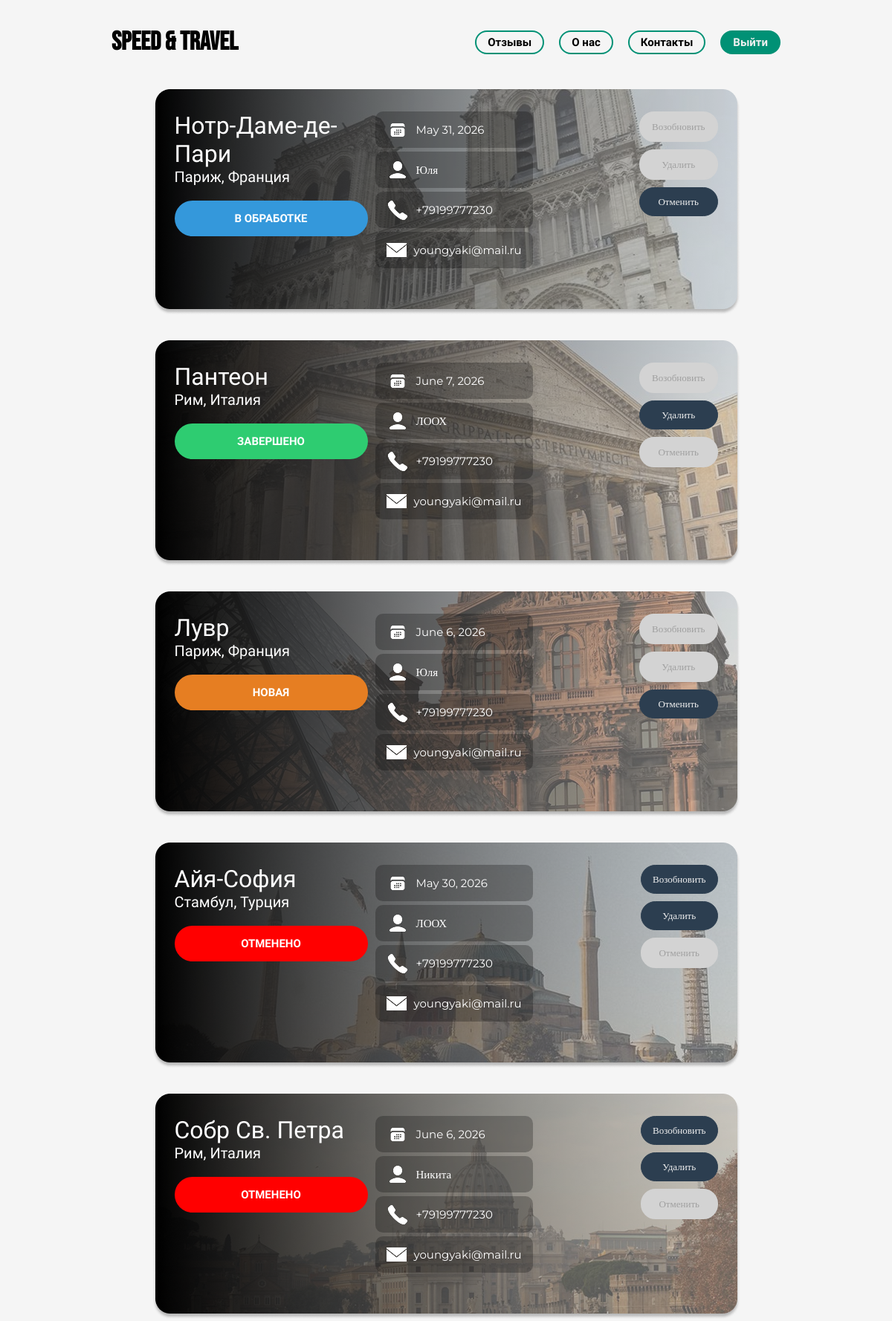
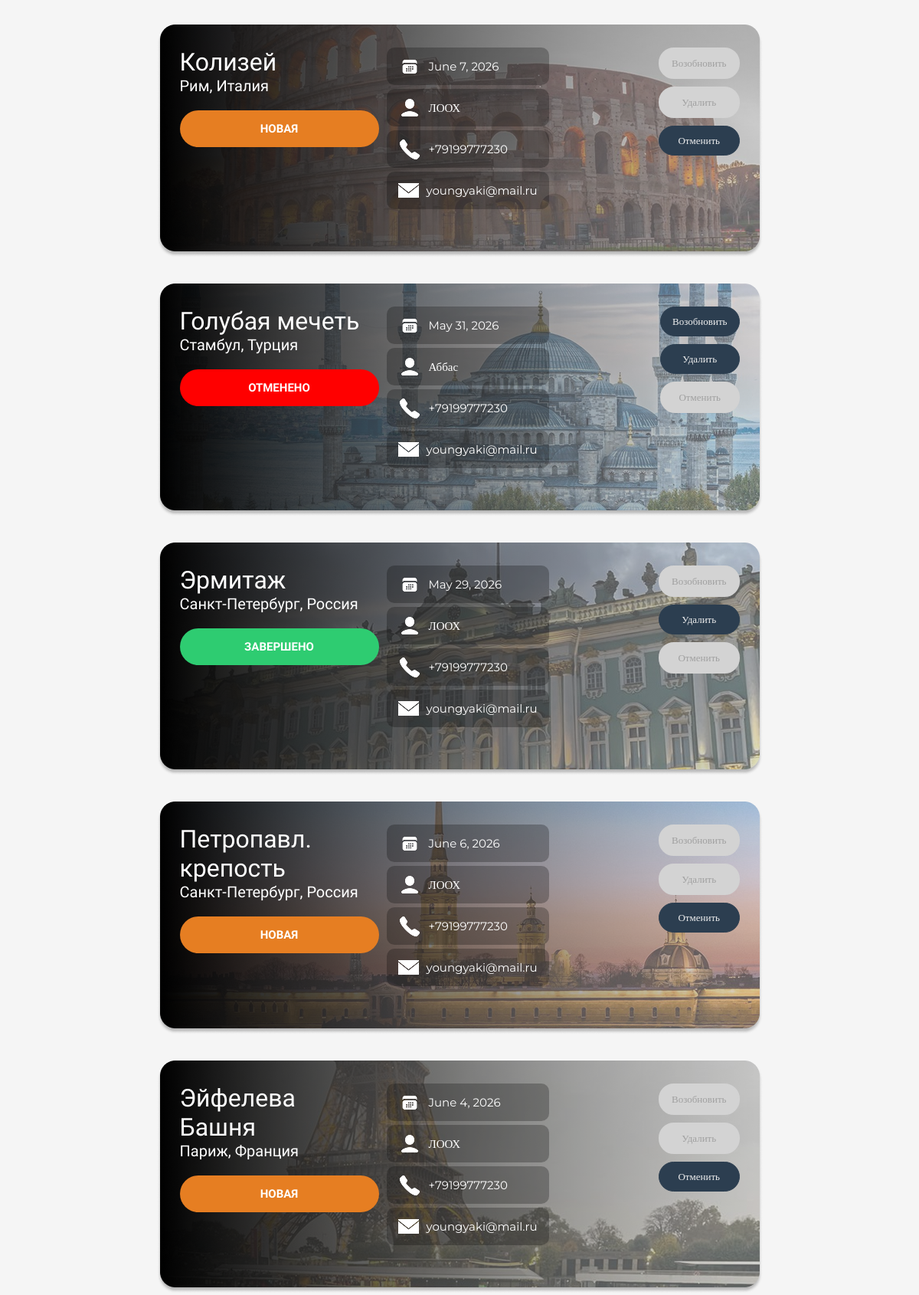
Screenshot of /my_tour/ (signed in, upper part) with the database file from the repository (2 pictures, top to bottom).
### main/models.py (models this page shows, shortened)
class Tour(models.Model):
    DIRECTION = [
        ('Phuket','Пхукет, Таиланд'),
        ('Hurghada','Хургада, Египет'),
        ('Bali','Бали, Индонезия'),
        ('Male','Мале, Мальдивы'),
        ('Zermatt','Церматт, Швейцария'),
        ('Grindelwald','Гриндельвальд, Швейцария'),
        ('Chamonix','Шамони, Франция'),
        ('Caruiso','Каруизо, Италия'),
        ('Paris','Париж, Франция'),
        ('Rome','Рим, Италия'),
        ('Istanbul','Стамбул, Турция'),
        ('Saint-Petersburg','Санкт-Петербург, Россия')
    ]
    STATUS_CHOICES = [
        ('pending','НОВАЯ'),
        ('processing','В ОБРАБОТКЕ'),
        ('completed','ЗАВЕРШЕНО'),
        ('cancel','ОТМЕНЕНО'),
    ]
    status = models.CharField(choices=STATUS_CHOICES, default="pending")
    direction = models.CharField(max_length=100, choices=DIRECTION, verbose_name="Направление")
    departure_date = models.DateField(verbose_name="Дата выезда", validators=[validation_date])
    name = models.CharField(max_length=15, verbose_name="Имя")
    surname = models.CharField(max_length=15, verbose_name="Фамилия")
    patronymic = models.CharField(max_length=15, verbose_name="Отчество", blank=True)
    number = models.CharField(max_length=20, verbose_name="Телефон")
    email = models.CharField(max_length=50, verbose_name="Email")
    personal_data = models.BooleanField(default=False, verbose_name="Согласие на обработку персональных данных")
    advertise_valls = models.BooleanField(default=False, verbose_name="Согласие на получение рекламы и звонков")
    class Meta:
        abstract = True

class ExcursionTour(Tour):
    PARIS_EXCURSION = [
        ('eifell_tower','Эйфелева Башня'),
        ('louvre','Лувр'),
        ('notre_dame','Нотр-Даме-де-Пари')
    ]
    ROME_EXCURSION = [
        ('coliseum','Колизей'),
        ('pantheon','Пантеон'),
        ('st_peter','Собр Св. Петра')
    ]
    ISTANBUL_EXCURSION = [
        ('hagua_sophia','Айя-София'),
        ('blue_mosque','Голубая мечеть')
    ]
    SAINT_PETERBURG = [
        ('hermitage','Эрмитаж'),
        ('peter_paul','Петропавл. крепость')
    ]
    paris_excursion = models.CharField(choices=PARIS_EXCURSION, verbose_name="Экскурсия в Париж, Франция", blank=True)
    rome_excursion = models.CharField(choices=ROME_EXCURSION, verbose_name="Экскурсия в Рим, Италия", blank=True)
    istanbul_excursion = models.CharField(choices=ISTANBUL_EXCURSION, verbose_name="Экскурсия в Стамбул, Турция", blank=True)
    saint_excursion = models.CharField(choices=SAINT_PETERBURG, verbose_name="Экскурсия в Санкт-Петербург, Россия", blank=True)
    user = models.ForeignKey(User, on_delete=models.CASCADE, null=True, blank=True)

### main/views.py (the view)
@login_required
def my_tour(request):
    excursion_tours = ExcursionTour.objects.filter(user=request.user)
    beach_tours = BeachTour.objects.filter(user=request.user)
    ski_tours = SkiTour.objects.filter(user=request.user)
    tours = []
    for tour in excursion_tours:
        tours.append(tour)
    for tour in beach_tours:
        tours.append(tour)
    for tour in ski_tours:
        tours.append(tour)
    if not tours:
        return render(request, 'main/null.html')
    return render(request, 'main/my_tour.html', {
        'tours': tours
    })

### main/templates/main/my_tour.html (shortened to what this page needs)
<!DOCTYPE html>
<html lang="en">
<head>
    {% load static %}
    <link rel="stylesheet" href="{% static 'main/css/my_tour.css'%}">
    <link rel="stylesheet" href="{% static 'main/css/font.css'%}">
    <link rel="stylesheet" href="{% static 'main/css/notification.css'%}">
</head>
<body>
    <section class="header-section">
        <nav class="menu-header">
            <div class="logo-header">
                <a href="{% url 'index'%}">
                    <p>Speed & Travel</p>
                </a>
            </div>
            <div class="contact-info">
                <p id="id_reviews">Отзывы</p>
                <p id="id_aboutUs">О нас</p>
                <p id="contacts">Контакты</p>
                {% if user.is_authenticated %}
                    <a href="{% url 'logout' %}">
                        <p class="login-register">Выйти</p>
                    </a>
                {% else %}
                    <a href="{% url 'login' %}">
                        <p class="login-register">Войти</p>
                    </a>
                {% endif  %}
            </div>
        </nav>
    </section>
    <section class="main">
        <div class="tourList">
            {% for tour in tours %}
                <div class="tour">
                    <div class="header">
                        <div class="img">
                            {% if tour.paris_excursion == "eifell_tower" %}
                                <img src="{% static 'main/images/EiffelTower.png' %}">
                            {% elif tour.paris_excursion == "louvre" %}
                                <img src="{% static 'main/images/Louvre.png' %}">
                            {% elif tour.paris_excursion == "notre_dame" %}
                                <img src="{% static 'main/images/NotreDame.png' %}">
                            {% elif tour.rome_excursion == "coliseum" %}
                                <img src="{% static 'main/images/Coliseum.png' %}">
                            {% elif tour.rome_excursion == "pantheon" %}
                                <img src="{% static 'main/images/Pantheon.png' %}">
                            {% elif tour.rome_excursion == "st_peter" %}
                                <img src="{% static 'main/images/StPeter.png' %}">
                            {% elif tour.istanbul_excursion == "hagua_sophia" %}
                                <img src="{% static 'main/images/HaguaSophia.png' %}">
                            {% elif tour.istanbul_excursion == "blue_mosque" %}
                                <img src="{% static 'main/images/BlueMosque.png' %}">
                            {% elif tour.saint_excursion == "hermitage" %}
                                <img src="{% static 'main/images/Hermitage.png' %}">
                            {% elif tour.saint_excursion == "peter_paul" %}
                                <img src="{% static 'main/images/PeterPaul.png' %}">
                            {% elif tour.phuket_beach == "patong" %}
                                <img src="{% static 'main/images/Patong.png' %}">
                            {% elif tour.phuket_beach == "kata" %}
                                <img src="{% static 'main/images/Kata.png' %}">
                            {% elif tour.hurghada_beach == "sahl_hasheesh" %}
                                <img src="{% static 'main/images/SahlHasheesh.png' %}">
                            {% elif tour.hurghada_beach == "el_gouna" %}
                                <img src="{% static 'main/images/ElGouna.png' %}">
                            {% elif tour.bali_beach == "kuta" %}
                                <img src="{% static 'main/images/Kuta.png' %}">
                            {% elif tour.bali_beach == "nusa_dua" %}
                                <img src="{% static 'main/images/NusaDua.png' %}">
                            {% elif tour.male_beach == "ari_atoll" %}
                                <img src="{% static 'main/images/AriAtoll.png' %}">
                            {% elif tour.male_beach == "baa_atoll" %}
                                <img src="{% static 'main/images/BaaAtoll.png' %}">
                            {% elif tour.zermatt_ski == "matterhorn" %}
                                <img src="{% static 'main/images/Matterhorn.png' %}">
                            {% elif tour.grindelwald_ski == "iger" %}
                                <img src="{% static 'main/images/Iger.png' %}">
                            {% elif tour.caruiso_ski == "ValGardena" %}
                                <img src="{% static 'main/images/ValGardena.png' %}">
                            {% elif tour.caruiso_ski == "GranSanBernardo" %}
                                <img src="{% static 'main/images/GranSanBernardo.png' %}">
                            {% endif %}
                            <div class="text">
                                {% if tour.paris_excursion == "eifell_tower" %}
                                    {{tour.get_paris_excursion_display}}
                                {% elif tour.paris_excursion == "louvre" %}
                                    {{tour.get_paris_excursion_display}}
                                {% elif tour.paris_excursion == "notre_dame" %}
                                    {{tour.get_paris_excursion_display}}
                                {% elif tour.rome_excursion == "coliseum" %}
                                    {{tour.get_rome_excursion_display}}
                                {% elif tour.rome_excursion == "pantheon" %}
                                    {{tour.get_rome_excursion_display}}
                                {% elif tour.rome_excursion == "st_peter" %}
                                    {{tour.get_rome_excursion_display}}
                                {% elif tour.istanbul_excursion == "hagua_sophia" %}
                                    {{tour.get_istanbul_excursion_display}}
                                {% elif tour.istanbul_excursion == "blue_mosque" %}
                                    {{tour.get_istanbul_excursion_display}}
                                {% elif tour.saint_excursion == "hermitage" %}
                                    {{tour.get_saint_excursion_display}}
                                {% elif tour.saint_excursion == "peter_paul" %}
                                    {{tour.get_saint_excursion_display}}
                                {% elif tour.phuket_beach == "patong" %}
                                    {{tour.get_phuket_beach_display}}
                                {% elif tour.phuket_beach == "kata" %}
                                    {{tour.get_phuket_beach_display}}
                                {% elif tour.hurghada_beach == "sahl_hasheesh" %}
                                    {{tour.get_hurghada_beach_display}}
                                {% elif tour.hurghada_beach == "el_gouna" %}
                                    {{tour.get_hurghada_beach_display}}
                                {% elif tour.bali_beach == "kuta" %}
                                    {{tour.get_bali_beach_display}}
                                {% elif tour.bali_beach == "nusa_dua" %}
                                    {{tour.get_bali_beach_display}}
                                {% elif tour.male_beach == "ari_atoll" %}
                                    {{tour.get_male_beach_display}}
                                {% elif tour.male_beach == "baa_atoll" %}
                                    {{tour.get_male_beach_display}}
                                {% elif tour.zermatt_ski == "matterhorn" %}
                                    {{tour.get_zermatt_ski_display}}
                                {% elif tour.grindelwald_ski == "iger" %}
                                    {{tour.get_grindelwald_ski_display}}
                                {% elif tour.caruiso_ski == "ValGardena" %}
                                    {{tour.get_caruiso_ski_display}}
                                {% elif tour.caruiso_ski == "GranSanBernardo" %}
                                    {{tour.get_caruiso_ski_display}}
                                {% endif %}
                                <p class="direction">{{tour.get_direction_display}}</p>
                                <div class="text-status-{{tour.status}}">
                                    <p>{{tour.get_status_display}}</p>
                                </div>
                            </div>
                            <div class="data">
                                <div class="date">
                                    <img src="{% static 'main/images/dateIcon.png' %}">
                                    <p>{{tour.departure_date}}</p>
                                </div>
                                <div class="name">
                                    <img src="{% static 'main/images/userIcon.png' %}">
                                    <p>{{tour.name}}</p>
                                </div>
                                <div class="number">
                                    <img src="{% static 'main/images/phoneIcon.png' %}">
                                    <p>{{tour.number}}</p>
                                </div>
                                <div class="email">
                                    <img src="{% static 'main/images/emailIcon.png' %}">
                                    <p>{{tour.email}}</p>
                                </div>
                            </div>
                            <div class="button">
                                {% if tour.status == "cancel" %}
                                <a href="{% url 'restart_tour' tour.id %}">
                                    <button>Возобновить</button>
                                </a>
                                <a href="{% url 'delete_tour' tour.id %}">
                                    <button>Удалить</button>
                                </a>
                                <a href="#">
                                    <button class="disabled-btn">Отменить</button>
                                </a>
                                {% elif tour.status == "completed" %}
                                <a href="#">
                                    <button class="disabled-btn">Возобновить</button>
                                </a>
                                <a href="{% url 'delete_tour' tour.id %}">
                                    <button>Удалить</button>
                                </a>
                                 <a href="#">
                                    <button class="disabled-btn">Отменить</button>
                                </a>
                                {% else %}
                                <a href="#">
                                    <button class="disabled-btn">Возобновить</button>
                                </a>
                                <a href="#">
                                    <button class="disabled-btn">Удалить</button>
                                </a>
                                <a href="{% url 'cancel_tour' tour.id %}">
                                    <button>Отменить</button>
                                </a>
                                {% endif %}
                            </div>
                        </div>
                    </div>
                </div>
            {% endfor %}
        </div>
    </section>
</body>
</html>

### rows the page displays
ExcursionTour: paris_excursion "Нотр-Даме-де-Пари", direction "Париж, Франция", status "В ОБРАБОТКЕ", departure_date "May 31, 2026", name "Юля", number "+79199777230", email "youngyaki@mail.ru", shows "Возобновить"
ExcursionTour: rome_excursion "Пантеон", direction "Рим, Италия", status "ЗАВЕРШЕНО", departure_date "June 7, 2026", name "ЛООХ", number "+79199777230", email "youngyaki@mail.ru", shows "Возобновить"
ExcursionTour: paris_excursion "Лувр", direction "Париж, Франция", status "НОВАЯ", departure_date "June 6, 2026", name "Юля", number "+79199777230", email "youngyaki@mail.ru", shows "Возобновить"
ExcursionTour: istanbul_excursion "Айя-София", direction "Стамбул, Турция", status "ОТМЕНЕНО", departure_date "May 30, 2026", name "ЛООХ", number "+79199777230", email "youngyaki@mail.ru", shows "Возобновить"
ExcursionTour: rome_excursion "Собр Св. Петра", direction "Рим, Италия", status "ОТМЕНЕНО", departure_date "June 6, 2026", name "Никита", number "+79199777230", email "youngyaki@mail.ru", shows "Возобновить"
ExcursionTour: rome_excursion "Колизей", direction "Рим, Италия", status "НОВАЯ", departure_date "June 7, 2026", name "ЛООХ", number "+79199777230", email "youngyaki@mail.ru", shows "Возобновить"
ExcursionTour: istanbul_excursion "Голубая мечеть", direction "Стамбул, Турция", status "ОТМЕНЕНО", departure_date "May 31, 2026", name "Аббас", number "+79199777230", email "youngyaki@mail.ru", shows "Возобновить"
ExcursionTour: saint_excursion "Эрмитаж", direction "Санкт-Петербург, Россия", status "ЗАВЕРШЕНО", departure_date "May 29, 2026", name "ЛООХ", number "+79199777230", email "youngyaki@mail.ru", shows "Возобновить"
ExcursionTour: saint_excursion "Петропавл. крепость", direction "Санкт-Петербург, Россия", status "НОВАЯ", departure_date "June 6, 2026", name "ЛООХ", number "+79199777230", email "youngyaki@mail.ru", shows "Возобновить"
ExcursionTour: paris_excursion "Эйфелева Башня", direction "Париж, Франция", status "НОВАЯ", departure_date "June 4, 2026", name "ЛООХ", number "+79199777230", email "youngyaki@mail.ru", shows "Возобновить"
